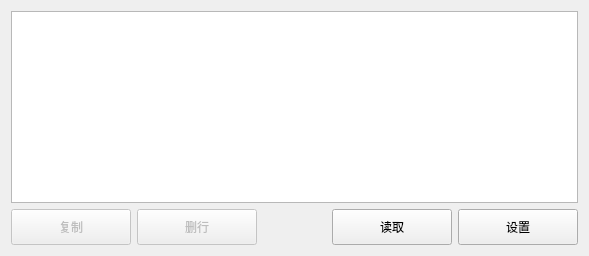
     <widget class="QWidget" name="tab_phase">
      <attribute name="title">
       <string>Phase</string>
      </attribute>
      <layout class="QVBoxLayout" name="verticalLayout_4">
       <item>
        <widget class="QTableView" name="tablePhase">
         <property name="editTriggers">
          <set>QAbstractItemView::DoubleClicked</set>
         </property>
         <property name="tabKeyNavigation">
          <bool>false</bool>
         </property>
         <property name="showDropIndicator" stdset="0">
          <bool>false</bool>
         </property>
         <property name="dragDropOverwriteMode">
          <bool>false</bool>
         </property>
         <property name="selectionMode">
          <enum>QAbstractItemView::SingleSelection</enum>
         </property>
         <property name="selectionBehavior">
          <enum>QAbstractItemView::SelectRows</enum>
         </property>
        </widget>
       </item>
       <item>
        <layout class="QHBoxLayout" name="horizontalLayout_8" stretch="0,0,1,0,0">
         <item>
          <widget class="QPushButton" name="pbPhase_copy">
           <property name="enabled">
            <bool>false</bool>
           </property>
           <property name="sizePolicy">
            <sizepolicy hsizetype="Minimum" vsizetype="Fixed">
             <horstretch>0</horstretch>
             <verstretch>0</verstretch>
            </sizepolicy>
           </property>
           <property name="minimumSize">
            <size>
             <width>120</width>
             <height>36</height>
            </size>
           </property>
           <property name="maximumSize">
            <size>
             <width>200</width>
             <height>16777215</height>
            </size>
           </property>
           <property name="text">
            <string>复制</string>
           </property>
          </widget>
         </item>
         <item>
          <widget class="QPushButton" name="pbPhase_delete">
           <property name="enabled">
            <bool>false</bool>
           </property>
           <property name="minimumSize">
            <size>
             <width>120</width>
             <height>36</height>
            </size>
           </property>
           <property name="maximumSize">
            <size>
             <width>200</width>
             <height>16777215</height>
            </size>
           </property>
           <property name="text">
            <string>删行</string>
           </property>
          </widget>
         </item>
         <item>
          <spacer name="horizontalSpacer_9">
           <property name="orientation">
            <enum>Qt::Horizontal</enum>
           </property>
           <property name="sizeType">
            <enum>QSizePolicy::Minimum</enum>
           </property>
           <property name="sizeHint" stdset="0">
            <size>
             <width>69</width>
             <height>20</height>
            </size>
           </property>
          </spacer>
         </item>
         <item>
          <widget class="QPushButton" name="pbPhase_read">
           <property name="enabled">
            <bool>true</bool>
           </property>
           <property name="minimumSize">
            <size>
             <width>120</width>
             <height>36</height>
            </size>
           </property>
           <property name="maximumSize">
            <size>
             <width>200</width>
             <height>16777215</height>
            </size>
           </property>
           <property name="layoutDirection">
            <enum>Qt::LeftToRight</enum>
           </property>
           <property name="text">
            <string>读取</string>
           </property>
          </widget>
         </item>
         <item>
          <widget class="QPushButton" name="pbPhase_set">
           <property name="enabled">
            <bool>true</bool>
           </property>
           <property name="minimumSize">
            <size>
             <width>120</width>
             <height>36</height>
            </size>
           </property>
           <property name="maximumSize">
            <size>
             <width>200</width>
             <height>16777215</height>
            </size>
           </property>
           <property name="layoutDirection">
            <enum>Qt::LeftToRight</enum>
           </property>
           <property name="text">
            <string>设置</string>
           </property>
          </widget>
         </item>
        </layout>
       </item>
      </layout>
     </widget>
